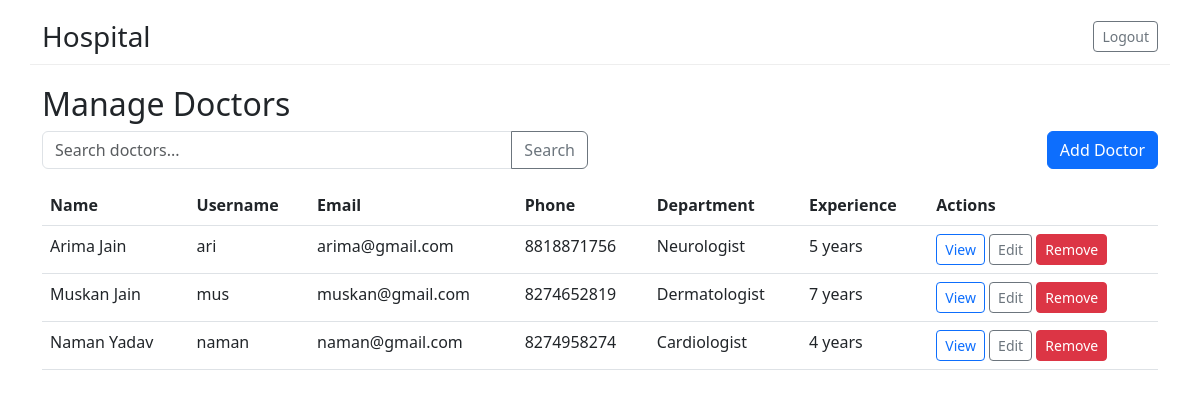
Before: /admin/doctors (signed in) with the older database file.
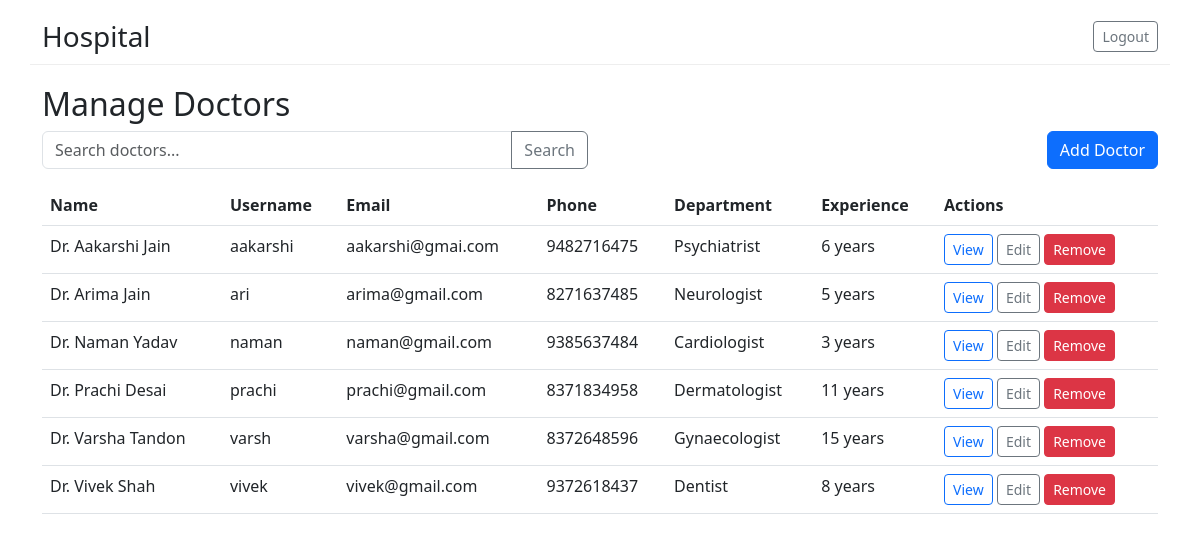
After: the same page with the newer database file.
### tables this page shows
CREATE TABLE doctors (
        id INTEGER PRIMARY KEY AUTOINCREMENT,
        user_id INTEGER UNIQUE NOT NULL,
        department_id INTEGER,
        experience TEXT,
        FOREIGN KEY(user_id) REFERENCES users(id),
        FOREIGN KEY(department_id) REFERENCES departments(id)
    );

CREATE TABLE users (
      id INTEGER PRIMARY KEY AUTOINCREMENT,
      username TEXT UNIQUE NOT NULL,
      password_hash TEXT NOT NULL,
      role TEXT NOT NULL CHECK(role IN ('admin','doctor','patient')),
      full_name TEXT, email TEXT, phone TEXT, is_active INTEGER DEFAULT 1
    );

CREATE TABLE departments (
      id INTEGER PRIMARY KEY AUTOINCREMENT,
      name TEXT UNIQUE NOT NULL,
      description TEXT
    );

### app.py (the view, shortened to what this page needs)
@app.route("/admin/doctors", methods=["GET","POST"])
@login_required(role="admin")
def manage_doctors():
    db = get_db()
    q = request.args.get("q", "").strip()
    query = """
      SELECT d.id, u.full_name, u.username, u.email, u.phone, dep.name department, d.experience
      FROM doctors d JOIN users u ON d.user_id = u.id LEFT JOIN departments dep ON d.department_id=dep.id
    """
    params = []
    if q:
        query += " WHERE u.full_name LIKE ? OR u.username LIKE ? OR u.email LIKE ?"
        like = f"%{q}%"
        params = [like, like, like]
    query += " ORDER BY u.full_name"
    doctors = db.execute(query, params).fetchall()
    return render_template("admin_doctors.html", doctors=doctors, q=q)

### app.py (called while the page is built, shortened)
def get_db():
    if "db" not in g:
        g.db = sqlite3.connect(DB_PATH, detect_types=sqlite3.PARSE_DECLTYPES)
        g.db.row_factory = sqlite3.Row
    return g.db

def login_required(role=None):
    from functools import wraps
    def decorator(f):
        @wraps(f)
        def wrapped(*args, **kwargs):
            if "user_id" not in session:
                return redirect(url_for("login"))
            return f(*args, **kwargs)
        return wrapped
    return decorator

### templates/admin_doctors.html (shortened to what this page needs)
{% extends "base.html" %}
{% block content %}
<h2>Manage Doctors</h2>
<div class="row mb-3">
  <div class="col-md-6">
    <form method="get" action="{{ url_for('manage_doctors') }}" class="input-group">
      <input type="text" name="q" class="form-control" placeholder="Search doctors..." value="{{ q }}">
      <button class="btn btn-outline-secondary">Search</button>
    </form>
  </div>
  <div class="col-md-6 text-end">
    <button class="btn btn-primary" data-bs-toggle="collapse" data-bs-target="#addForm">Add Doctor</button>
  </div>
</div>
<table class="table table-hover">
  <thead><tr><th>Name</th><th>Username</th><th>Email</th><th>Phone</th><th>Department</th><th>Experience</th><th>Actions</th></tr></thead>
  <tbody>
    {% for d in doctors %}
      <tr>
        <td>{{ d.full_name }}</td><td>{{ d.username }}</td><td>{{ d.email }}</td><td>{{ d.phone }}</td><td>{{ d.department or '-' }}</td><td>{{ d.experience or '-' }}</td>
        <td>
          <a class="btn btn-sm btn-outline-primary" href="{{ url_for('admin_view_doctor', doctor_id=d.id) }}">View</a>
          <a class="btn btn-sm btn-outline-secondary" href="{{ url_for('admin_edit_doctor', doctor_id=d.id) }}">Edit</a>
          <form method="post" action="{{ url_for('admin_delete_doctor', doctor_id=d.id) }}" style="display:inline" onsubmit="return confirm('Remove doctor?')">
            <button class="btn btn-sm btn-danger">Remove</button>
          </form>
        </td>
      </tr>
    {% else %}
      <tr><td colspan="7" class="text-center">No doctors found</td></tr>
    {% endfor %}
  </tbody>
</table>
{% endblock %}

Changed rows visible on the page:
removed doctors: full_name "Muskan Jain", username "mus", email "muskan@gmail.com", phone "8274652819", name "Dermatologist", experience "7 years"
removed doctors: full_name "Naman Yadav", username "naman", email "naman@gmail.com", phone "8274958274", name "Cardiologist", experience "4 years"
added doctors: full_name "Dr. Aakarshi Jain", username "aakarshi", email "aakarshi@gmai.com", phone "9482716475", name "Psychiatrist", experience "6 years"
added doctors: full_name "Dr. Arima Jain", username "ari", email "arima@gmail.com", phone "8271637485", name "Neurologist", experience "5 years"
changed doctors: full_name "Arima Jain" → "Dr. Naman Yadav"; username "ari" → "naman"; email "arima@gmail.com" → "naman@gmail.com"; phone "8818871756" → "9385637484"; name "Neurologist" → "Cardiologist"; experience "5 years" → "3 years"
added doctors: full_name "Dr. Prachi Desai", username "prachi", email "prachi@gmail.com", phone "8371834958", name "Dermatologist", experience "11 years"
added doctors: full_name "Dr. Varsha Tandon", username "varsh", email "varsha@gmail.com", phone "8372648596", name "Gynaecologist", experience "15 years"
added doctors: full_name "Dr. Vivek Shah", username "vivek", email "vivek@gmail.com", phone "9372618437", name "Dentist", experience "8 years"
